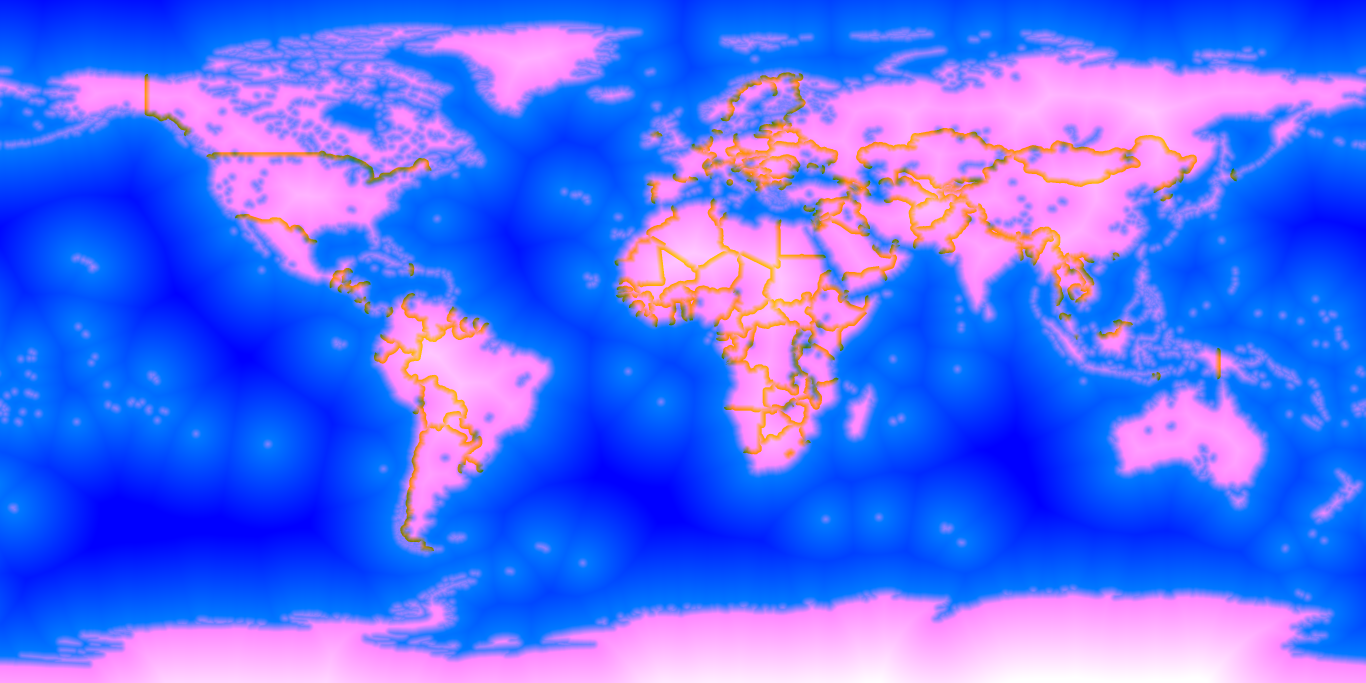
#> input picture Globe/geo.png, 4096 x 2048 px (shown at 1/3 size)
$ python coast.py
#> lines starting #> are read from the running program, lines starting #| are printed output that depends on the picture
### tools/adrift/data/sheets.py
"""What every Adrift data sheet shares: the grid, the month tiles, the encodings. Imported by the
builders beside it; not run on its own.

Every sheet is equirectangular, longitude across from 180 W at the left edge, latitude down from
90 N at the top, cell centres at half-cells. A sheet of months is a 4 x 3 grid of tiles, tile
(m % 4, m // 4) holding month m (0 = January); each tile is the month's W x H cells with a one-cell
border repeated from the opposite side east-west and from the edge north-south, so bilinear
sampling wraps and clamps by itself. `adrift/data/manifest.json` maps every file the app loads
to its place in the repository (`files`; Terra's own sheets are borrowed as they are) and says
how each sheet is decoded and the credit it is owed (`sheets`); every builder writes its own entry.
"""
import json
from pathlib import Path
import numpy as np
from PIL import Image

ROOT = Path(__file__).resolve().parents[3]
OUT = ROOT / 'adrift' / 'data'
MANIFEST = OUT / 'manifest.json'


# [14 lines left out: functions tile, months, not called in this run]


def save(name, data, mode, entry):
    """Writes the sheet and its manifest entry; prints the size."""
    OUT.mkdir(parents=True, exist_ok=True)
    path = OUT / name
    Image.fromarray(data, mode).save(path, optimize=True)
    record(name, dict(entry, width=int(data.shape[1]), height=int(data.shape[0])))
    print(f'{path.relative_to(ROOT)} {path.stat().st_size / 1e6:.2f} MB')


def record(name, entry):
    """Writes a file's manifest entry: under `files` (where the shells find it) and `sheets` (how
    the app decodes it and the credit owed)."""
    manifest = json.loads(MANIFEST.read_text()) if MANIFEST.exists() else {'files': {}, 'sheets': {}}
    manifest.setdefault('files', {})[name] = f'adrift/data/{name}'
    entry = dict(entry)
    entry['file'] = name
    manifest.setdefault('sheets', {})[Path(name).stem] = entry
    MANIFEST.write_text(json.dumps(manifest, indent=2) + '\n')


# [18 lines left out: function regrid, not called in this run]

### tools/adrift/data/coast.py
"""Builds the coast that holds a float: the globe's own signed distance to the shore.

    python3 tools/adrift/data/coast.py

Source: Terra's `Globe/geo.png` (4096 x 2048), built by tools/globe/build.py from Natural Earth's
1:50m land and lakes (public domain), its coast rasterised at 8192 and halved. Rebuild that first if
the source changes; this sheet only takes two of its channels.

Out, adrift/data/coast.png, 4096 x 2048 grey + alpha (two channels, no border: the app wraps the
longitude itself):
      L  the fine distance: 128 + 8 d for |d| <= 16 px, land positive
      A  the coarse one: 128 + d / 2 for |d| <= 254 px
in pixels of this sheet (one is 360 / 4096 degrees of longitude, about 9.8 km at the equator,
less toward the poles east-west). The rules read L within its range and A beyond; the sea is
where d < 0, and the gradient points to the land, so a float that steps onto it is put back at
the water's edge.
"""
import numpy as np
from PIL import Image
from sheets import ROOT, save


def main():
    geo = np.asarray(Image.open(ROOT / 'Globe' / 'geo.png').convert('RGBA'))
#> geo is the input picture: shape (2048, 4096, 4); mean R, G, B, A 84.5, 108.9, 248.8, 255
    la = np.stack([geo[..., 0], geo[..., 1]], -1)
    print(f'sea {np.mean(geo[..., 1] < 128):.3f} of the sheet')
#| sea 0.661 of the sheet
    save('coast.png', la, 'LA', {
        'what': 'signed distance to the coast, fine in L (128 + 8 d, |d| <= 16 px) and coarse in A (128 + d / 2), land positive',
        'cells': [4096, 2048], 'tiles': [1, 1], 'border': 0, 'unit': 'px of 360/4096 degrees',
        'source': 'Natural Earth 1:50m land and lakes, via Terra\'s Globe/geo.png',
        'credit': 'Made with Natural Earth (public domain)'})
#> in save, `Image.fromarray(data, mode).save(path, optimize=True)`:
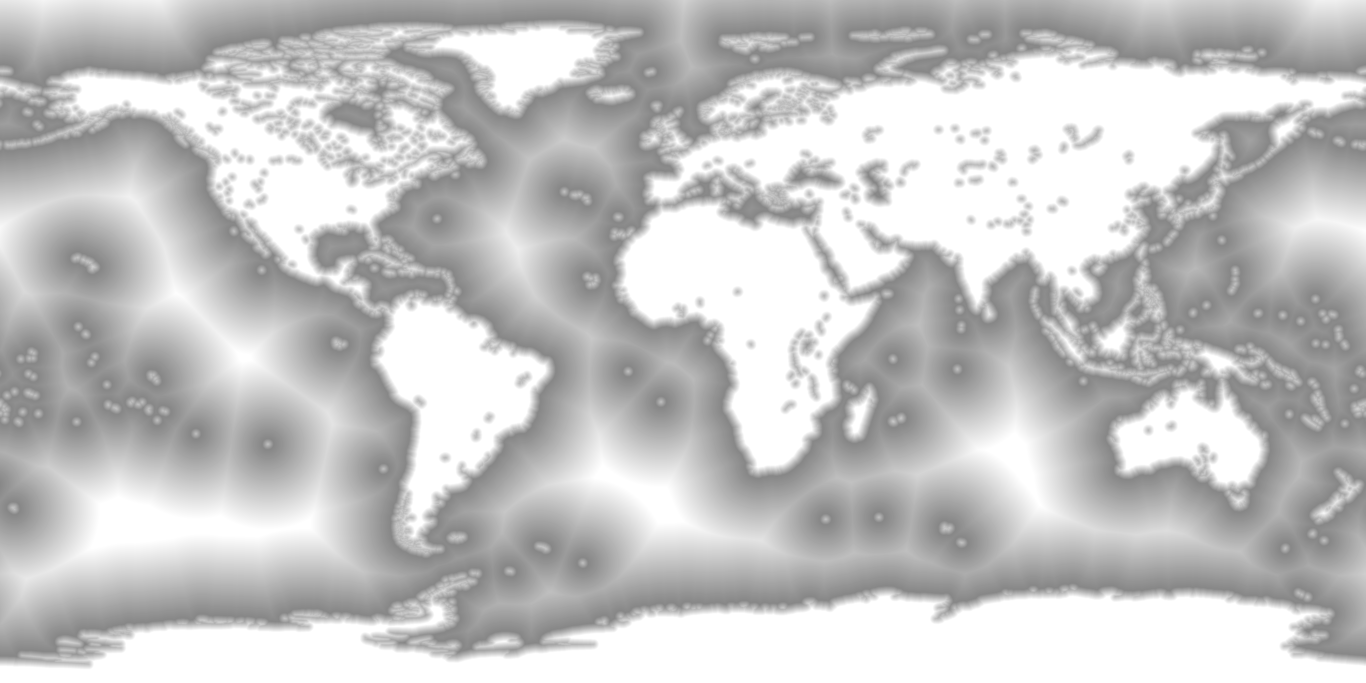
#> saved as coast.png: PIL image 4096x2048 LA (shown at 1/3 size); mean R, G, B, A 84.5, 84.5, 84.5, 108.9; transparent parts drawn white
#> in record, `entry = dict(entry)`: entry = 9 items


if __name__ == '__main__':
    main()
